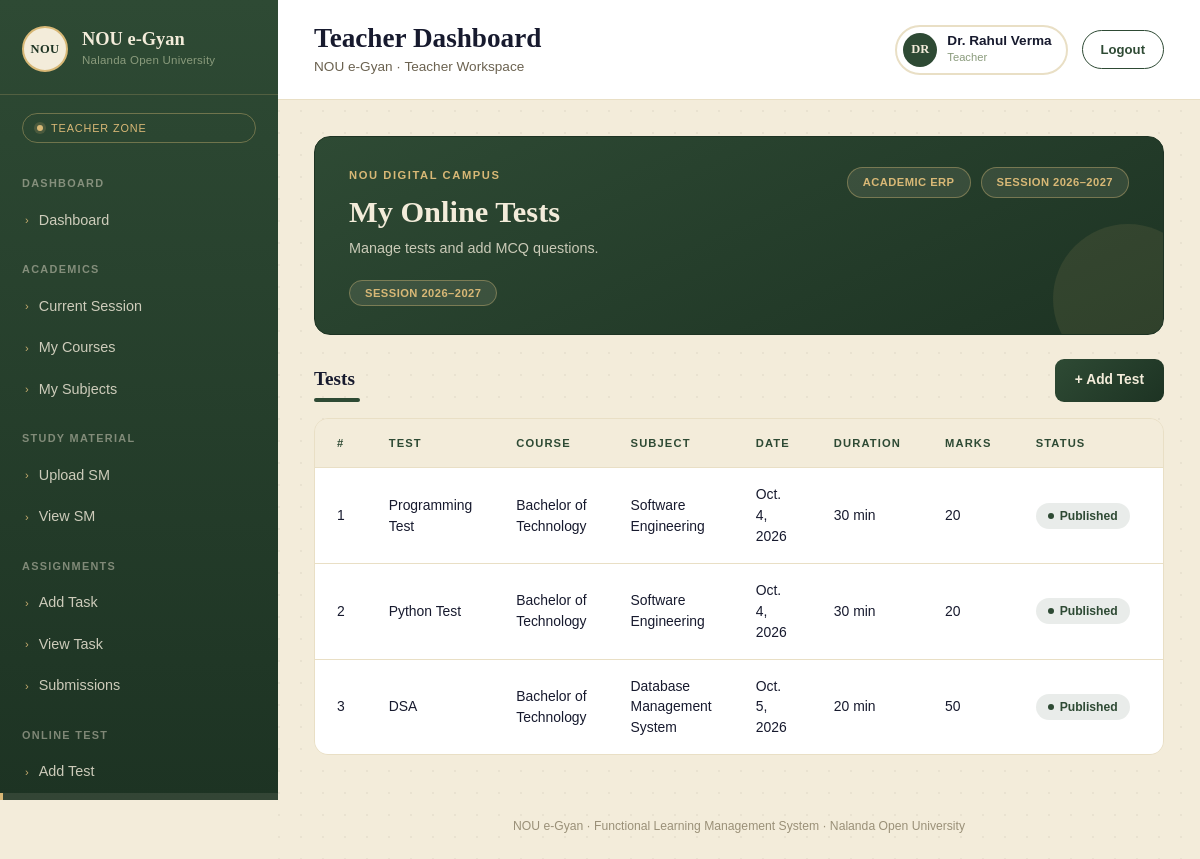
The app's page /teacher/view-test (signed in) with its own data.
### myapp/models.py (models this page shows, shortened)
class AddTeacher(models.Model):
    user=models.OneToOneField(
        User,
        on_delete=models.CASCADE,
        related_name="Teacher"
    )
    id=models.IntegerField(primary_key=True,auto_created=True)
    employee_id=models.CharField(max_length=20,blank=None,null=True)
    teacher_name=models.CharField(max_length=50)
    email=models.EmailField(max_length=50,blank=None,null=True)
    mobile=models.CharField(max_length=13,blank=None,null=True)
    department=models.CharField(max_length=50,blank=None,null=True)
    designation=models.CharField(max_length=50,blank=None,null=True)
    username=models.CharField(max_length=50,blank=None,null=True)
    password=models.CharField(max_length=50,blank=None,null=True)
    status=models.CharField(max_length=20,blank=None,null=True)
    Dor=models.DateTimeField(null=True)
    Dou=models.DateTimeField(null=True)
    Dod=models.DateTimeField(null=True)

class Test(models.Model):
    id=models.IntegerField(primary_key=True,auto_created=True)
    test_title=models.CharField(max_length=200)
    test_date=models.DateField()
    course=models.CharField(max_length=200)
    subject=models.CharField(max_length=200)
    start_time=models.TimeField()
    duration=models.IntegerField()
    total_marks=models.IntegerField()
    status=models.CharField(max_length=100)

### myapp/views.py (the view)
# urls.py: path('teacher/view-test',views.t_view_test,name="t_view_test"),
@cache_control(no_cache=True,must_revalidate=True,no_store=True)
@login_required
def t_view_test(request):
    ab=Test.objects.all()
    return render(request,'teacher/view_test.html',{'ab':ab})

### myapp/templates/teacher/view_test.html (shortened to what this page needs)
{% extends "teacher/base.html" %} {% block content %}
<main class="content">
<div class="ms-wrap">
  <div class="ms-hero">
    <div class="ms-hero-top">
      <div>
        <div class="ms-eyebrow">NOU DIGITAL CAMPUS</div>
        <h1 class="ms-title">My Online Tests</h1>
        <div class="ms-desc">Manage tests and add MCQ questions.</div>
      </div>
      <div class="ms-chips">
        <span class="ms-chip">ACADEMIC ERP</span>
        <span class="ms-chip">SESSION 2026–2027</span>
      </div>
    </div>
    <div class="ms-hero-badge">
      <span class="ms-chip">SESSION 2026–2027</span>
    </div>
  </div>
  <div class="ms-section-head">
    <div>
      <h2 class="ms-section-title">Tests</h2>
      <div class="ms-section-rule"></div>
    </div>
    <button class="ms-add-btn">+ Add Test</button>
  </div>
  <div class="ms-panel">
    <table class="ms-table">
      <thead>
        <tr>
          <th style="width: 50px">#</th>
          <th>TEST</th>
          <th>COURSE</th>
          <th>SUBJECT</th>
          <th>DATE</th>
          <th>DURATION</th>
          <th>MARKS</th>
          <th>STATUS</th>
          <th>ACTION</th>
        </tr>
      </thead>
      <tbody>
        {% for ab in ab %}
        <tr>
          <td>{{ ab.id }}</td>
          <td>{{ ab.test_title }}</td>
          <td>{{ ab.course }}</td>
          <td>{{ ab.subject }}</td>
          <td>{{ ab.test_date }}</td>
          <td>{{ ab.duration }} min</td>
          <td>{{ ab.total_marks }}</td>
          <td><span class="ms-status"><span class="dot"></span>{{ ab.status }}</span></td>
          <td>
          </td>
        </tr>
        {% empty %}
        <tr>
          <td colspan="8" class="ms-empty">No tests found.</td>
        </tr>
        {% endfor %}
      </tbody>
    </table>
  </div>
</div>
</main>
{% endblock content %}

### myapp/templates/teacher/includes/navbar.html (shortened to what this page needs)
<header class="topbar">
  <div style="display: flex; align-items: center; gap: 14px">
    <div>
      <h1 class="page-title">Teacher Dashboard</h1>
      <div class="page-sub">NOU e-Gyan · Teacher Workspace</div>
    </div>
  </div>
  <div class="topbar-right">
    <div class="profile-chip">
      <div class="profile-avatar">{{ request.user.Teacher.teacher_name|slice:":2"|upper }}</div>
      <div>
        <div class="profile-name">{{ request.user.Teacher.teacher_name }}</div>
        <div class="profile-role">Teacher</div>
      </div>
    </div>
    <a href="{% url "logout" %}"><button class="logout-btn">Logout</button></a>
  </div>
</header>

### myapp/static/css/teacher.css (style rules this page uses)
:root { --ink: #171A2E; --ink-soft: #262B48; --brick: #2E4A34; --brick-deep: #1D3323; --parchment: #F3ECDA; --parchment-2:#E9DFC5; --brass: #B8863B; --brass-soft: #D8B876; --sage: #8A9B7C; --ink-text: #2A2418; --font-display: 'Cinzel', serif; --font-body: 'Work Sans', sans-serif; --sidebar-w: 278px; --ok: #4F7A5C; --warn: #B8863B; padding-top: env(safe-area-inset-top, 0px); padding-bottom: env(safe-area-inset-bottom, 0px); }
* { box-sizing: border-box; }
html,body { height:100%; }
body { margin:0; font-family: var(--font-body); background: var(--parchment); color: var(--ink-text); -webkit-font-smoothing: antialiased; }
a { text-decoration:none; color:inherit; }
button { font-family: inherit; }
.topbar { display:flex; align-items:center; justify-content:space-between; gap:20px; padding: 22px clamp(20px, 3vw, 44px); border-bottom: 1px solid var(--parchment-2); background: #fff; position: sticky; top:0; z-index:5; padding-top: calc(22px + env(safe-area-inset-top, 0px)); }
.page-title { font-family: var(--font-display); font-weight:600; font-size: clamp(1.35rem, 2.4vw, 1.7rem); color: var(--ink); margin:0; }
.page-sub { font-size:0.85rem; color: #6B6250; margin-top:2px; }
.topbar-right { display:flex; align-items:center; gap:14px; }
.profile-chip { display:flex; align-items:center; gap:10px; padding: 6px 14px 6px 6px; border: 2px solid var(--parchment-2); border-radius: 999px; }
.profile-avatar { width:34px; height:34px; border-radius:50%; background: var(--brick); color: var(--parchment); display:flex; align-items:center; justify-content:center; font-family: var(--font-display); font-size:0.78rem; font-weight:700; }
.profile-name { font-size:0.85rem; font-weight:600; color: var(--ink); line-height:1.1; }
.profile-role { font-size:0.7rem; color: var(--sage); }
.logout-btn { border:1px solid var(--brick); color: var(--brick); background: transparent; padding: 9px 18px; border-radius: 999px; font-size:0.82rem; font-weight:600; cursor:pointer; transition: background .15s ease, color .15s ease; }
.content { padding: clamp(20px, 3vw, 44px); flex:1; }

### records on screen
Test: id "1", test_title "Programming Test", course "Bachelor of Technology", subject "Software Engineering", test_date "Oct. 4, 2026", duration "30", total_marks "20", status "Published"
Test: id "2", test_title "Python Test", course "Bachelor of Technology", subject "Software Engineering", test_date "Oct. 4, 2026", duration "30", total_marks "20", status "Published"
Test: id "3", test_title "DSA", course "Bachelor of Technology", subject "Database Management System", test_date "Oct. 5, 2026", duration "20", total_marks "50", status "Published"

### other values on screen
{{ request.user.Teacher.teacher_name|slice:":2"|upper }} "DR"
{{ request.user.Teacher.teacher_name }} "Dr. Rahul Verma"
